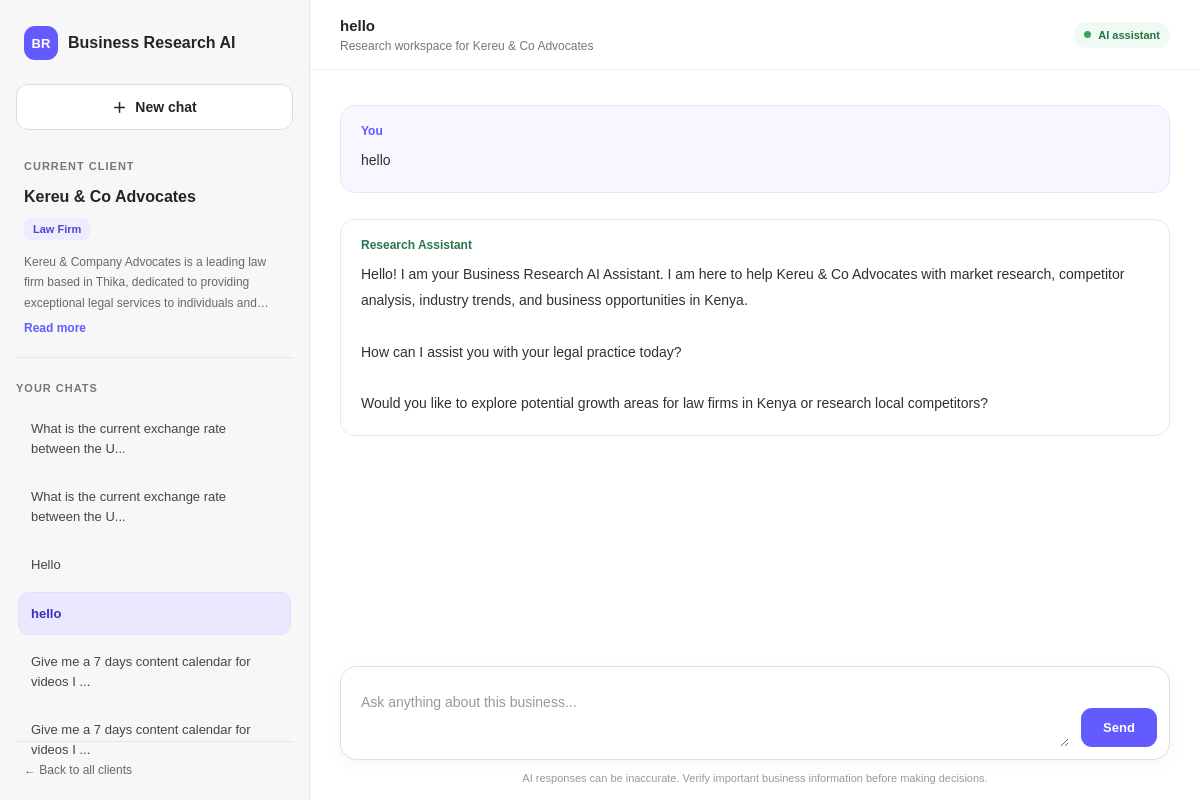
The page /clients/1/chat/9/ on the database its author committed.
### clients/models.py (models this page shows, shortened)
class Client(models.Model):
    name = models.CharField(max_length=200)
    business_name = models.CharField(max_length=200)
    industry = models.CharField(max_length=100, blank=True)
    description = models.TextField(blank=True)
    created_at = models.DateTimeField(auto_now_add=True)

class Conversation(models.Model):
    client = models.ForeignKey(
        Client,
        on_delete=models.CASCADE,
        related_name="conversations"
    )
    title = models.CharField(max_length=200, default="Business Research")
    created_at = models.DateTimeField(auto_now_add=True)
    updated_at = models.DateTimeField(auto_now=True)

class Message(models.Model):
    SENDER_CHOICES = [
        ("user", "User"),
        ("ai", "AI Assistant"),
    ]
    conversation = models.ForeignKey(
        Conversation,
        on_delete=models.CASCADE,
        related_name="messages"
    )
    sender = models.CharField(
        max_length=10,
        choices=SENDER_CHOICES
    )
    content = models.TextField()
    created_at = models.DateTimeField(auto_now_add=True)
    class Meta:
        ordering = ["created_at", "id"]

### clients/views.py (the view, shortened to what this page needs)
# urls.py: path("<int:client_id>/chat/<int:conversation_id>/", views.conversation_workspace, name="conversation_workspace"),
def conversation_workspace(request, client_id, conversation_id):
    client = get_object_or_404(Client, id=client_id)
    conversation = get_object_or_404(Conversation, id=conversation_id, client=client)
    conversation_history = conversation.messages.all()
    conversations = client.conversations.order_by("-updated_at", "-id")
    return render(
        request,
        "clients/workspace.html",
        {
            "client": client,
            "conversation": conversation,
            "conversation_history": conversation_history,
            "conversations": conversations,
        },
    )

### clients/templates/clients/workspace.html (shortened to what this page needs)
<!DOCTYPE html>
<html lang="en">
<head>
</head>
<body>
    <div class="app-layout">
        <aside class="sidebar">
            <div class="brand">
                <div class="brand-icon">BR</div>
                <span>Business Research AI</span>
            </div>
            <a
                href="{% url 'new_conversation' client.id %}"
                class="new-chat-button"
            >
                <span aria-hidden="true">＋</span>
                <span>New chat</span>
            </a>
            <section class="client-section">
                <p class="section-label">Current client</p>
                <h2 class="business-name">
                    {{ client.business_name }}
                </h2>
                {% if client.industry %}
                    <span class="industry-label">
                        {{ client.industry }}
                    </span>
                {% endif %}
                {% if client.description %}
                    <p class="description-preview">
                        {{ client.description }}
                    </p>
                    <details class="description-details">
                        <summary>
                            <span class="read-more-label">Read more</span>
                        </summary>
                    </details>
                {% else %}
                    <p class="description-preview">
                        No business description has been added yet.
                    </p>
                {% endif %}
            </section>
            <section class="history-section">
                <p class="section-label">Your chats</p>
                <nav class="conversation-list">
                    {% for item in conversations %}
                        <a
                            href="{% url 'conversation_workspace' client.id item.id %}"
                            class="conversation-link {% if item.id == conversation.id %}active{% endif %}"
                            {% if item.id == conversation.id %}aria-current="page"{% endif %}
                        >
                            {{ item.title }}
                        </a>
                    {% empty %}
                        <p class="empty-history">
                            Your conversations will appear here.
                        </p>
                    {% endfor %}
                </nav>
            </section>
            <footer class="sidebar-footer">
                <a href="{% url 'dashboard' %}" class="back-link">
                    ← Back to all clients
                </a>
            </footer>
        </aside>
        <main class="main-panel">
            <header class="topbar">
                <div>
                    <h1 class="topbar-title">
                        {{ conversation.title }}
                    </h1>
                    <p class="topbar-subtitle">
                        Research workspace for {{ client.business_name }}
                    </p>
                </div>
                <div class="status-label">
                    <span class="status-dot"></span>
                    AI assistant
                </div>
            </header>
            <section class="messages">
                {% if not conversation_history %}
                    <div class="welcome-message">
                        <div class="welcome-icon">AI</div>
                        <h2>
                            Let's research {{ client.business_name }}
                        </h2>
                        <p>
                            Ask questions about this business, explore
                            competitors, understand the market, analyse
                            customers or investigate business opportunities.
                        </p>
                    </div>
                {% else %}
                    {% for message in conversation_history %}
                        {% if message.sender == "user" %}
                            <article class="chat-message user-message">
                                <div class="message-sender">
                                    You
                                </div>
                                <div class="message-content">
                                    {{ message.content|linebreaksbr }}
                                </div>
                            </article>
                        {% else %}
                            <article class="chat-message ai-message">
                                <div class="message-sender">
                                    Research Assistant
                                </div>
                                <div class="message-content">
                                    {{ message.content|linebreaksbr }}
                                </div>
                            </article>
                        {% endif %}
                    {% endfor %}
                {% endif %}
            </section>
            <footer class="input-area">
                <form
                    method="post"
                    action="{% url 'conversation_workspace' client.id conversation.id %}"
                    class="input-box"
                    id="chatForm"
                >
                    <textarea
                        name="message"
                        id="messageInput"
                        class="message-input"
                        placeholder="Ask anything about this business..."
                        rows="2"
                        aria-label="Your research question"
                        required
                    ></textarea>
                    <button type="submit" class="send-button" id="sendButton">
                        Send
                    </button>
                </form>
                <p class="input-note">
                    AI responses can be inaccurate. Verify important
                    business information before making decisions.
                </p>
            </footer>
        </main>
    </div>
</body>
</html>

### rows shown on the page
Client: business_name "Kereu & Co Advocates", industry "Law Firm", description "Kereu & Company Advocates is a leading law firm based in Thika, dedicated to providing exceptional legal services to individuals…"
Conversation: title "What is the current exchange rate between the U..."
Conversation: title "What is the current exchange rate between the U..."
Conversation: title "Hello"
Conversation: title "hello"
Conversation: title "Give me a 7 days content calendar for videos I ..."
Conversation: title "Give me a 7 days content calendar for videos I ..."
Message: content "hello"
Message: content "Hello! I am your Business Research AI Assistant. I am here to help Kereu & Co Advocates with market research, competitor analysis, industry trends, and business opportunities in Kenya. How can I assist you with your legal practice today? Would you like to explore potential growth areas for law firms in Kenya or research local competitors?"
